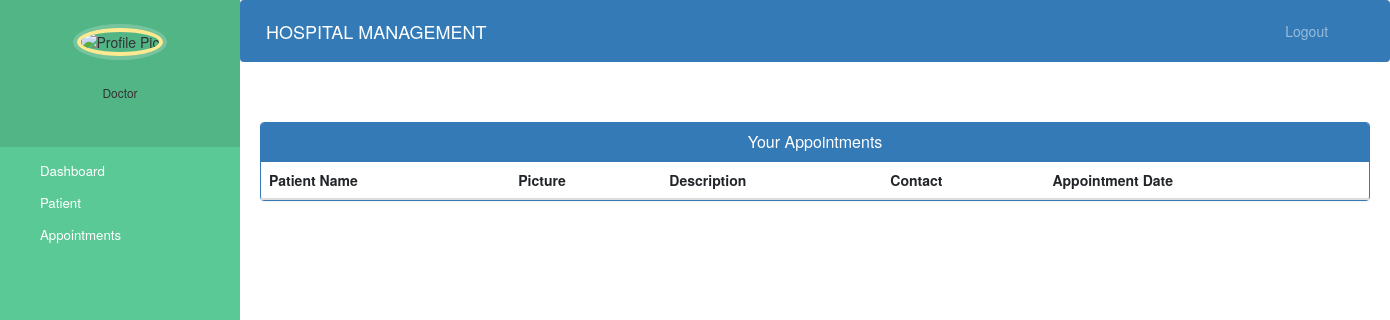
/Django-Hospital/Doctor-view-Appointments (signed in), run on an earlier commit of the app's database.
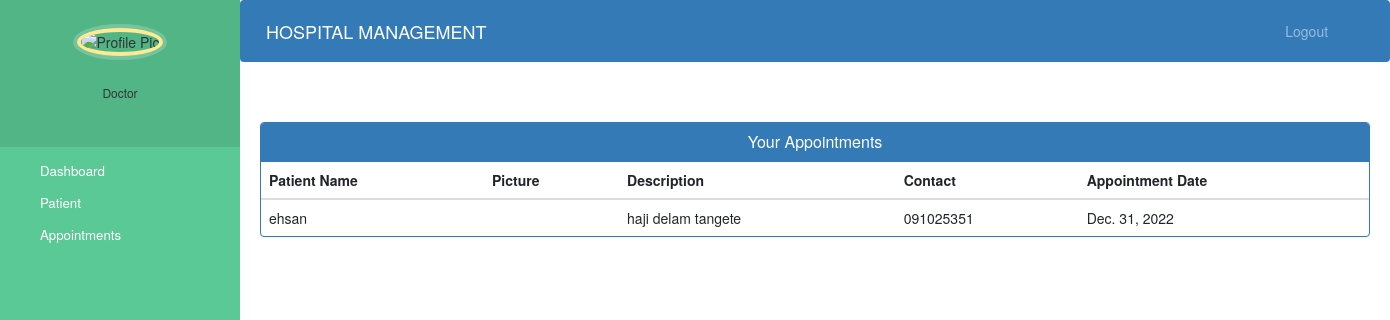
And on a later commit of the database.
### hospital/models.py (models this page shows, shortened)
class AppointmentModel(models.Model):
    patient_name = models.CharField(max_length=255, null=True)
    doctor_name = models.CharField(max_length=255, null=True)
    patient_pass = models.CharField(max_length=255, null=True)
    doctor_pass = models.CharField(max_length=255, null=True)
    description = models.TextField(null=True)
    date = models.DateField()
    status = models.BooleanField(default=False)

class PatientModel(models.Model):
    patient_name = models.CharField(max_length=255)
    password = models.CharField(max_length=255, default="")
    email = models.EmailField(default="")
    doctor = models.ForeignKey(
        DoctorModel, on_delete=models.CASCADE, default="", null=True)
    profile_pic = models.ImageField(
        upload_to='upload/Patinet_Profile', null=True, blank=True)
    address = models.CharField(max_length=40)
    mobile = models.CharField(max_length=20, null=False)
    symptoms = models.CharField(max_length=100, null=False)
    is_accepted = models.BooleanField(default=False)
    is_discharged = models.BooleanField(default=False)

### hospital/views.py (the view)
# urls.py: path("Doctor-view-Appointments", views.doctor_view_appointment_view,
def doctor_view_appointment_view(request):
    loged_doctor_id = request.session.get("loged_Doctor_id")
    loged_doctor = get_object_or_404(DoctorModel, id=loged_doctor_id)
    appointments = AppointmentModel.objects.filter(
        doctor_name=loged_doctor.Doct_name, doctor_pass=loged_doctor.password, status=True).order_by('-date')
    patinets_id = []
    for i in appointments:
        patinets_id.append(PatientModel.objects.get(
            patient_name=i.patient_name, password=i.patient_pass))
    appointments_info = zip(appointments, patinets_id)
    return render(request, 'hospital/doctor_view_appointment.html', {"appointments_info": appointments_info})

### hospital/templates/hospital/doctor_view_appointment.html (shortened to what this page needs)
{% extends 'hospital/doctor_base.html' %}
{% block content %}
{%load static%}
<head>
  <link href="//netdna.bootstrapcdn.com/bootstrap/3.0.0/css/bootstrap.min.css" rel="stylesheet" id="bootstrap-css">
</head>
<div class="container">
  <div class="panel panel-primary">
    <div class="panel-heading">
      <h6 class="panel-title">Your Appointments</h6>
    </div>
    <table class="table table-hover" id="dev-table">
      <thead>
        <tr>
          <th>Patient Name</th>
          <th>Picture</th>
          <th>Description</th>
          <th>Contact</th>
          <th>Appointment Date</th>
        </tr>
      </thead>
      {% for a,p in appointments_info %}
      <tr>
        <td>{{a.patient_name}}</td>
        <td>
        </td>
        <td>{{a.description}}</td>
        <td>{{p.mobile}}</td>
        <td>{{a.date}}</td>
      </tr>
      {% endfor %}
    </table>
  </div>
</div>
{% endblock content %}

What changed in the data, as far as the page shows it:
added AppointmentModel: patient_name "ehsan", description "haji delam tangete", mobile "091025351", date "Dec. 31, 2022"
